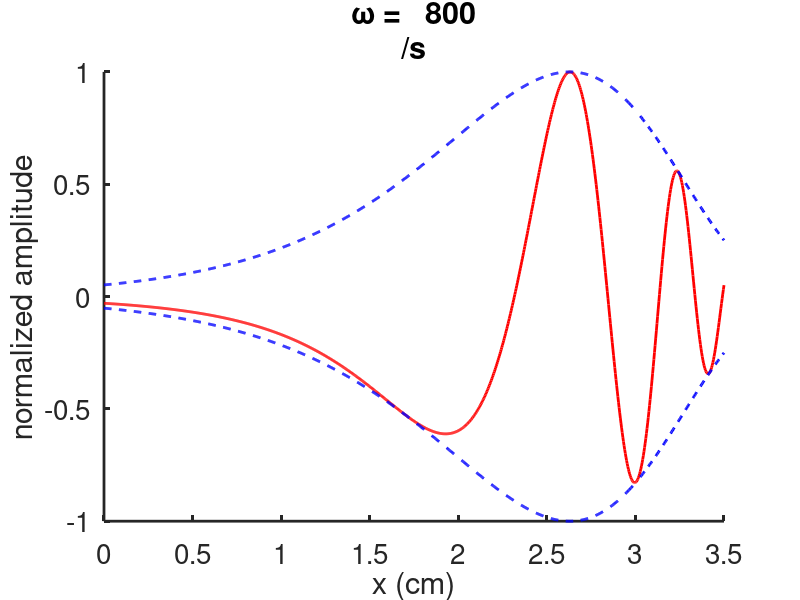
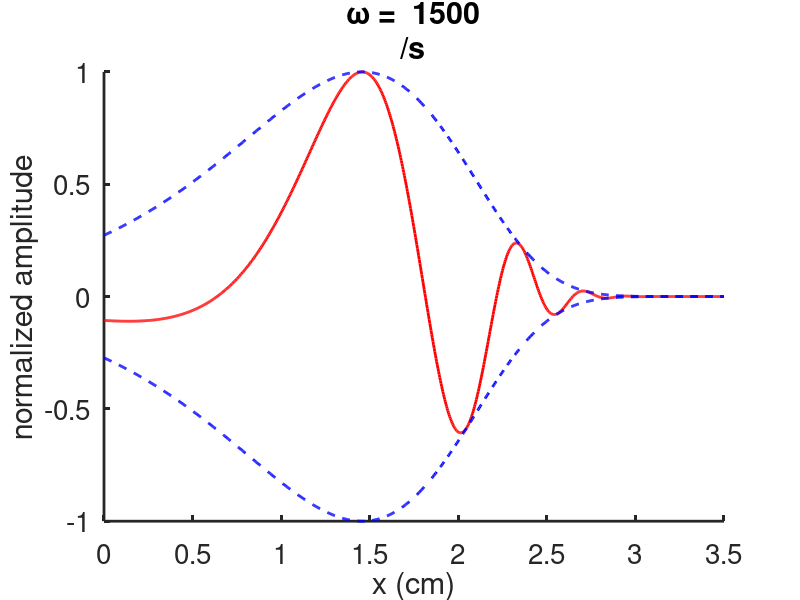

MATLAB code to generate these figures, in order:
% code to simulate cochlear waves with the deep water appproximation
% 
% % For Figure  20.10 of
% Keener and Sneyd, Mathematical Physiology, 3rd Edition, Springer.

% Written by James Keener and James Sneyd

%-------------------------------------------------------------------
clear all
close all
clc
set(0,                           ...
   'defaultaxesfontsize', 20,   ...
   'defaultaxeslinewidth', 2.0, ...
   'defaultlinelinewidth', 2.0, ...
   'defaultpatchlinewidth', 0.7);
L = 3.5;   % Units of cm
l = 3.5;
N = 1000;
x = linspace(0,L,N);
wlist = [800,1500];
for wj=1:2
    w=wlist(wj);

sigma = l/L;

k0 = 1e7;
r0 = 3000;
F0 = 1000;
lam = 1.5;
rho = 1;
k = k0*exp(-lam*x); 
r = r0*exp(-lam*x);
Z = (r + k/(1i*w));
Z0 = (r0 + k0/(1i*w));
Y = 2./Z;
eta0 = F0/Z0;

intY = 2*1i*w*(exp(lam*x) - 1)/(lam*(1i*w*r0 + k0));
eta = -1i*rho*eta0.*Y.*exp(-w*rho*intY);


figure(wj)
plot(x,eta/max(eta),'r')
hold on
plot(x,abs(eta)/max(abs(eta)),'--b','LineWidth',2)
plot(x,-abs(eta)/max(abs(eta)),'--b','LineWidth',2)
hold off
xlim([0,L])
box off
formatSpecF = '%6.0f\n';
 
   title(strcat('\omega = ',sprintf(formatSpecF,w),'/s'))
   ylabel('normalized amplitude')
   xlabel('x (cm)')
end
% figure(2)
% % test with the analytic solution
% beta = 2*rho*(w^2)*(w*r0 + 1i*k0)/(lam*(k0^2 + w^2*r0^2));
% xi = w*rho/(1i*w*r0+k0);
% eta2 = 2*eta0*xi*exp(lam*x + beta*(1-exp(lam*x)));
% plot(x,eta2,'r','LineWidth',2)
% hold on
% plot(x,abs(eta2),'b','LineWidth',2)
